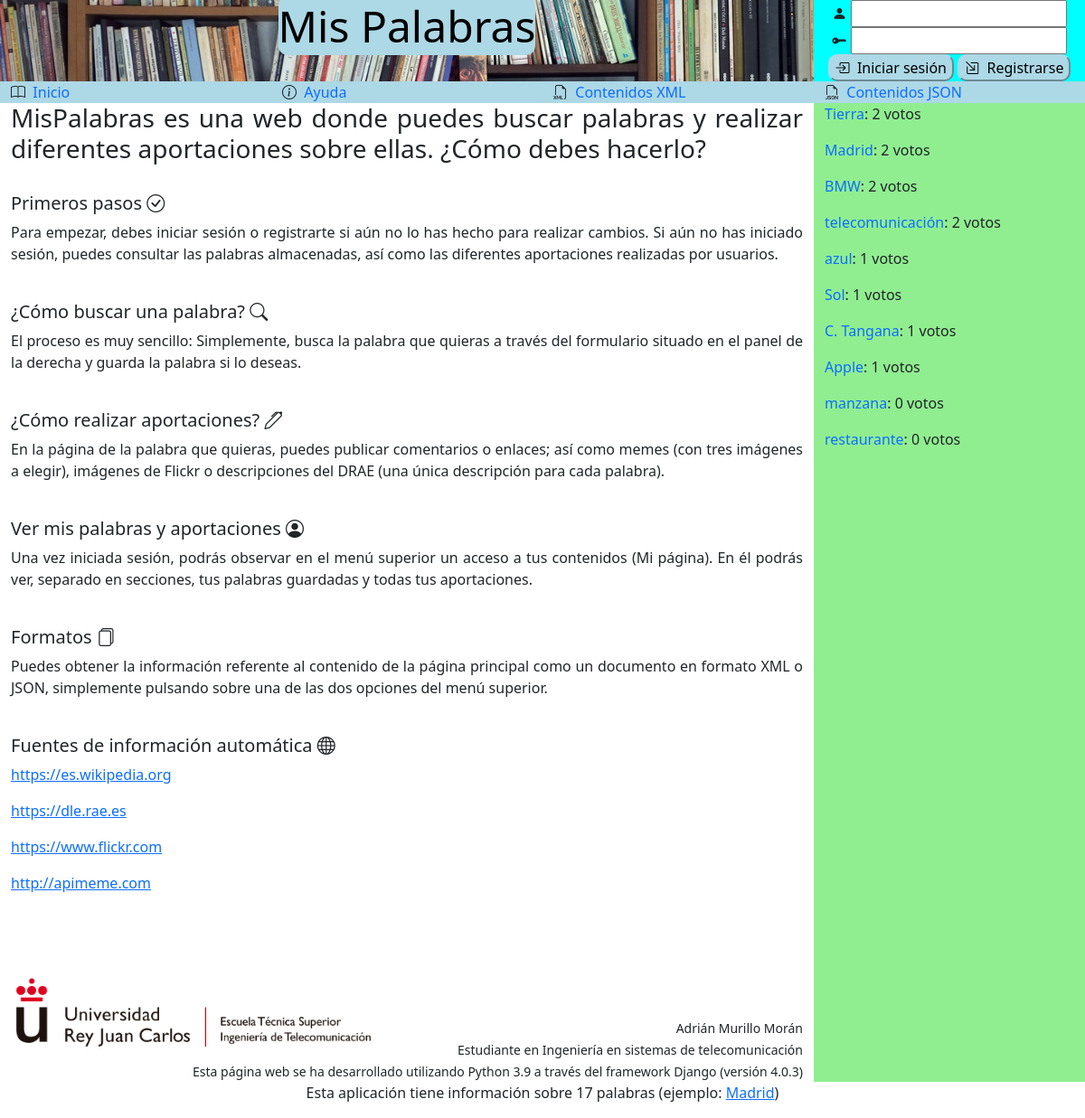
/help, run on the app's committed database.
### MisPalabras/models.py (models this page shows)
class Word(models.Model):
    user = models.ForeignKey(User, on_delete=models.CASCADE)
    name = models.CharField(max_length=128)
    definition = models.TextField(blank=True)
    image = models.TextField()
    votes = models.IntegerField(default=0)
    short_def = models.CharField(max_length=300, blank=True)
    date = models.DateTimeField(auto_now_add=True)
    full_url = models.URLField(blank=True)

### MisPalabras/views.py (the view, shortened to what this page needs)
# urls.py: path('help', views.help_info, name='help'),
def help_info(request):
    wordsearch_form, random_word, sorted_words, words_number = get_common_items(request)
    login_form = LoginForm(request.POST or None)
    created = True
    exists = False
    context = {
        'created': created,
        'exists': exists,
        'login_form': login_form,
        'wordsearch_form': wordsearch_form,
        'sorted_words': sorted_words,
        'words_number': words_number,
        'random_word': random_word,
    }
    return render(request, 'MisPalabras/help.html', context)

### MisPalabras/forms.py
class LoginForm(forms.Form):
    username = forms.CharField()
    password = forms.CharField(widget=forms.PasswordInput())

class WordSearchForm(forms.ModelForm):
    class Meta:
        model = Word
        fields = {'name'}
    name = forms.CharField(label='', required=False)

### MisPalabras/views.py (called while the page is built)
def get_common_items(request):
    wordsearch_form = WordSearchForm(request.POST or None)
    try:
        random_word = random.choice(Word.objects.all())
        sorted_words = Word.objects.all().order_by('-votes')[:10]
        words_number = Word.objects.count()
    except IndexError:
        random_word = None
        sorted_words = None
        words_number = 0
    return wordsearch_form, random_word, sorted_words, words_number

### templates/MisPalabras/help.html
{% extends 'MisPalabras/schema.html' %}
{% load static %}
{% block body %}
    <div id="help">
        <h3>MisPalabras es una web donde puedes buscar palabras y realizar
            diferentes aportaciones sobre ellas. ¿Cómo debes hacerlo?</h3>
        <br>
        <h5>Primeros pasos <span class="bi-check-circle"></span></h5>
        <p>Para empezar, debes iniciar sesión o registrarte si aún no lo
        has hecho para realizar cambios. Si aún no has iniciado sesión,
        puedes consultar las palabras almacenadas, así como las diferentes
        aportaciones realizadas por usuarios.</p>
        <br>
        <h5>¿Cómo buscar una palabra? <span class="bi-search"></span></h5>
        <p>El proceso es muy sencillo: Simplemente, busca la palabra que quieras
        a través del formulario situado en el panel de la derecha y
        guarda la palabra si lo deseas.</p>
        <br>
        <h5>¿Cómo realizar aportaciones? <span class="bi-pen"></span></h5>
        <p>En la página de la palabra que quieras, puedes publicar comentarios o
        enlaces; así como memes (con tres imágenes a elegir), imágenes de Flickr
        o descripciones del DRAE (una única descripción para cada palabra).</p>
        <br>
        <h5>Ver mis palabras y aportaciones <span class="bi-person-circle"></span></h5>
        <p>Una vez iniciada sesión, podrás observar en el menú superior un acceso a
        tus contenidos (Mi página). En él podrás ver, separado en secciones, tus
        palabras guardadas y todas tus aportaciones.</p>
        <br>
        <h5>Formatos <span class="bi-files"></span></h5>
        <p>Puedes obtener la información referente al contenido de la página principal
        como un documento en formato XML o JSON, simplemente pulsando sobre una de
        las dos opciones del menú superior.</p>
        <br>
        <h5>Fuentes de información automática <span class="bi-globe"></span></h5>
        <p><a href="https://es.wikipedia.org">https://es.wikipedia.org</a></p>
        <p><a href="https://dle.rae.es">https://dle.rae.es</a></p>
        <p><a href="https://www.flickr.com">https://www.flickr.com</a></p>
        <p><a href="http://apimeme.com">http://apimeme.com</a></p>
        <br><br><br>
        <div id="author">
            <div class="row">
                <div class="col-6">
                    <img src="{% static 'MisPalabras/etsit-footer-logo.png' %}">
                </div>
                <div class="col-6">
                    <br><br>
                    <footer><small>Adrián Murillo Morán</small></footer>
                    <footer><small>Estudiante en Ingeniería en sistemas de telecomunicación</small></footer>
                </div>
            </div>
            <footer><small>Esta página web se ha desarrollado utilizando Python 3.9
                a través del framework Django (versión 4.0.3)</small></footer>
        </div>
    </div>
{% endblock %}

### templates/MisPalabras/schema.html (shortened to what this page needs)
<!DOCTYPE html>
{% load static %}
<html lang="en">
<head>
    <link rel="stylesheet" href="{% static 'MisPalabras/main.css'%}"/>
    <link href="https://cdn.jsdelivr.net/npm/bootstrap@5.1.3/dist/css/bootstrap.min.css" rel="stylesheet"/>
    <link rel="stylesheet" href="https://cdn.jsdelivr.net/npm/bootstrap-icons@1.8.1/font/bootstrap-icons.css"/>
</head>
<header>
    <div class="container-fluid">
        <div class="row">
            <div class="col-sm-7 col-lg-9">
                <h1 id="title"><span class="white">Mis Palabras</span></h1>
            </div>
            <div id="login" class="col-sm-5 col-lg-3">
                {% if request.user.is_authenticated %}
                    <p class="bi-person-fill">Has iniciado sesión como {{ request.user.username }}</p>
                    <form action="" method="POST">
                        {% csrf_token %}
                        <button class="bi-box-arrow-left" type="submit" name="action" value="Logout">&nbsp&nbspCerrar sesión</button>
                    </form>
                {% else %}
                    <form action="" method="POST">
                        <div class="bi-person-fill">
                            {{ login_form.username }}
                        </div>
                        <div class="bi-key-fill">
                            {{ login_form.password }}
                        </div>
                        <button class="bi-box-arrow-in-right" type="submit" name="action" value="Login">&nbsp&nbspIniciar sesión</button>
                        <button class="bi-box-arrow-in-down-right" type="submit" name="action" value="SignUp">&nbsp&nbspRegistrarse</button>
                    </form>
                {% endif %}
            </div>
        </div>
    </div>
</header>
<body>
    <div class="container-fluid" id="menu">
        <div class="row">
            {% if request.user.is_authenticated %}
                <div class="col-2">
                    <span class="bi-book"><a href="/">&nbsp&nbspInicio</a></span>
                </div>
                <div class="col-2">
                    <span class="bi-info-circle"><a href="/help">&nbsp&nbspAyuda</a></span>
                </div>
                <div class="col-2">
                    <span class="bi-person-circle"><a href="/mypage">&nbsp&nbspMi página</a></span>
                </div>
                <div class="col-3">
                    <span class="bi-filetype-xml"><a href="/?format=xml">&nbsp&nbspContenidos XML</a></span>
                </div>
                <div class="col-3">
                    <span class="bi-filetype-json"><a href="/?format=json">&nbsp&nbspContenidos JSON</a></span>
                </div>
            {% else %}
                <div class="col-3">
                    <span class="bi-book"><a href="/">&nbsp&nbspInicio</a></span>
                </div>
                <div class="col-3">
                    <span class="bi-info-circle"><a href="/help">&nbsp&nbspAyuda</a></span>
                </div>
                <div class="col-3">
                    <span class="bi-filetype-xml"><a href="/?format=xml">&nbsp&nbspContenidos XML</a></span>
                </div>
                <div class="col-3">
                    <span class="bi-filetype-json"><a href="/?format=json">&nbsp&nbspContenidos JSON</a></span>
                </div>
            {% endif %}
        </div>
    </div>
    <div class="container-fluid">
        <div class="row">
            <div class="col-lg-9 col-sm-8">
                {% block body %}{% endblock %}
            </div>
            <div class="col-lg-3 col-sm-4" id="searchbar">
                {% if sorted_words %}
                    {% for word in sorted_words %}
                        <p><a href="/{{ word.name }}">{{ word.name }}</a>: {{ word.votes }} votos</p>
                    {% endfor %}
                {% endif %}
            </div>
        </div>
    </div>
</body>
<footer class="container">
    <p>Esta aplicación tiene información sobre {{ words_number }} palabras (ejemplo: <a href="/{{ random_word.name }}">{{ random_word.name }}</a>)</p>
</footer>
</html>

### MisPalabras/static/MisPalabras/main.css (style rules this page uses)
header { background:url("Cabecera-Libros-Blog-2.jpg"); background-size: cover; display: flex; flex-direction: row; flex-wrap: wrap; justify-content: center; text-align: center; }
#menu a { text-decoration: none; }
#login { background-color: cyan; }
#title { text-align: center; font-size: xxx-large; }
#title .white { color: black; background-color: lightblue; border-radius: 10px; }
#menu { background-color: lightblue; }
#searchbar { background-color: lightgreen; }
#searchbar p a { text-decoration: none; }
button { background-color: lightblue; border-color: lightblue; color: black; text-align: center; }
.bi-search, .bi-star-fill, .bi-arrow-90deg-left, .send, .bi-box-arrow-in-right, .bi-box-arrow-in-down-right, .bi-box-arrow-left, .autoinfo, .bi-trash-fill, .bi-bookmark-check, .bi-bookmark-x { border-radius: 10px; text-align: center; }
form { text-align: center; }
footer { text-align: center; }
#help { text-align: justify; }
#author footer { text-align: right; }
#author img { width: 100%; height: auto; }

### data on the page
Word: name "Tierra", votes "2"
Word: name "Madrid", votes "2"
Word: name "BMW", votes "2"
Word: name "telecomunicación", votes "2"
Word: name "azul", votes "1"
Word: name "Sol", votes "1"
Word: name "C. Tangana", votes "1"
Word: name "Apple", votes "1"
Word: name "manzana", votes "0"
Word: name "restaurante", votes "0"

### other printed values
{{ words_number }} "17"
